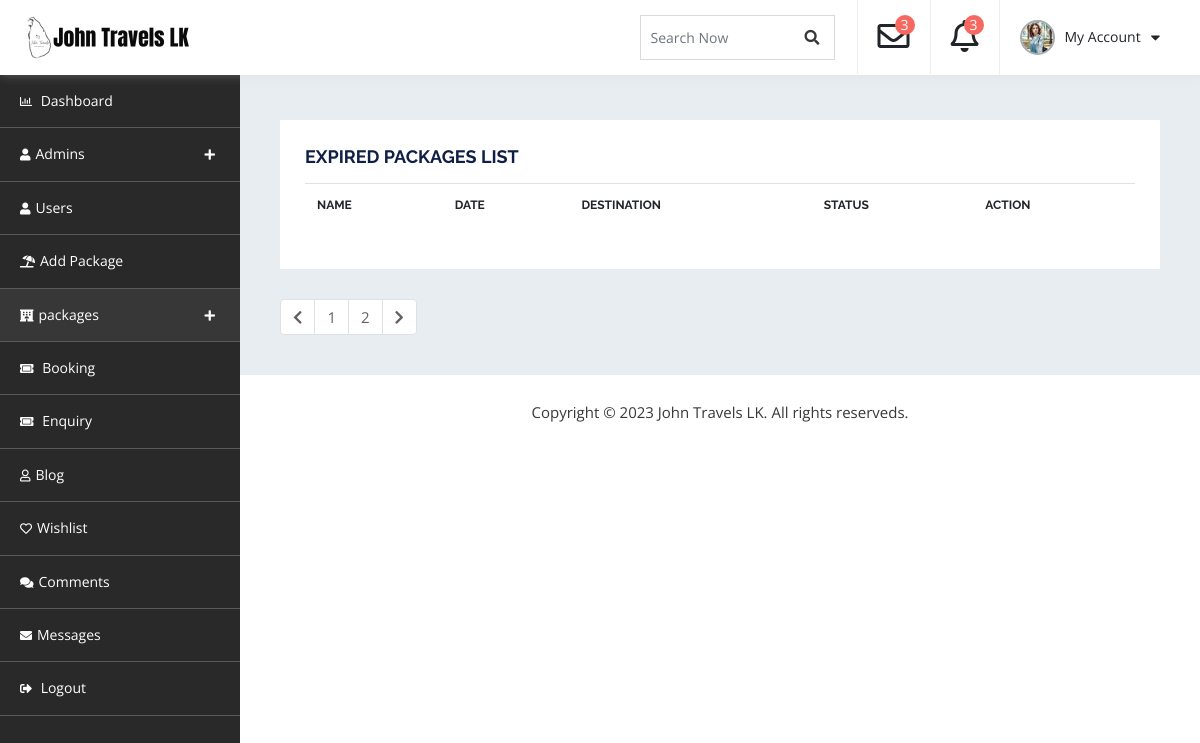
The app's page /admin_dashboard/db-package-expired.php, older data.
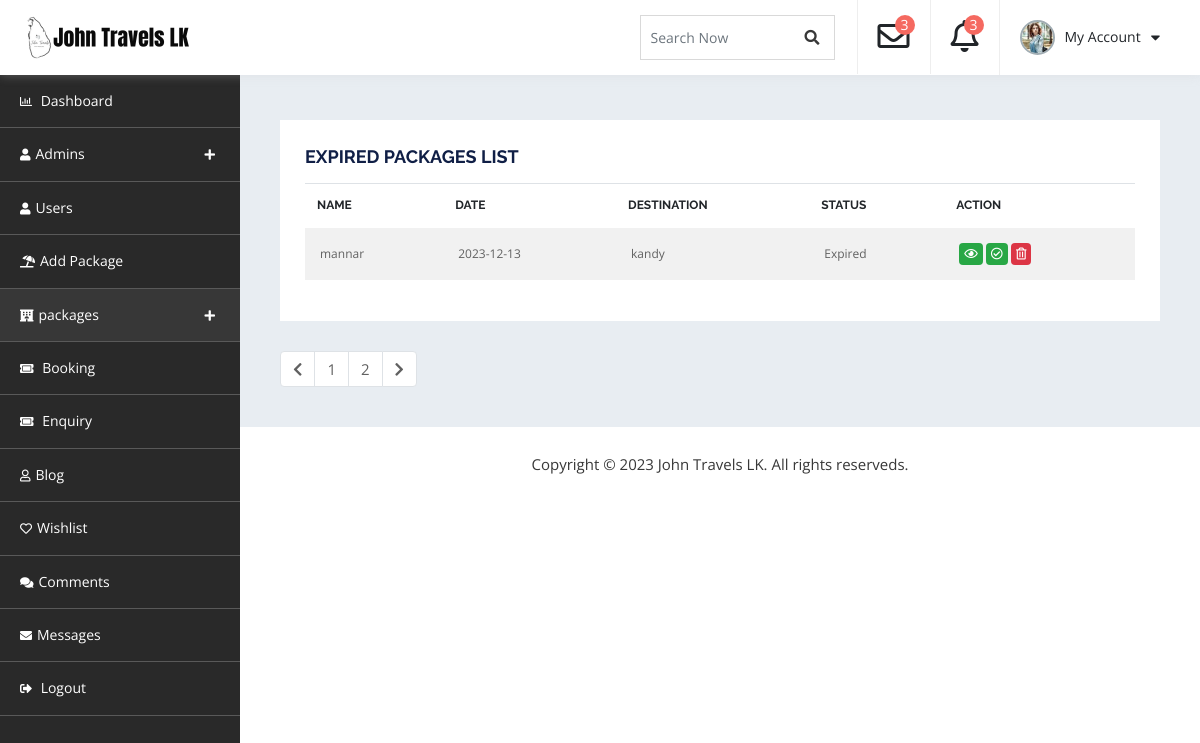
The same page, newer data.
### tables this page shows
CREATE TABLE `package` (
  `Pack_Id` int(11) NOT NULL,
  `Pack_title` varchar(255) NOT NULL,
  `Pack_img` varchar(256) NOT NULL,
  `Description` varchar(255) NOT NULL,
  `Location` varchar(256) NOT NULL,
  `Place_one` varchar(256) NOT NULL,
  `Place_two` varchar(256) NOT NULL,
  `Place_three` varchar(256) NOT NULL,
  `Place_four` varchar(256) NOT NULL,
  `Group_size` int(11) NOT NULL,
  `Days` int(11) NOT NULL,
  `Night` int(11) NOT NULL,
  `Sale_price` int(11) NOT NULL,
  `Reqular_price` int(11) NOT NULL,
  `Discount` int(11) NOT NULL,
  `Category` varchar(255) NOT NULL,
  `Map` varchar(255) NOT NULL,
  `Api_key` varchar(255) NOT NULL,
  `Popular` varchar(255) NOT NULL,
  `Status` varchar(255) NOT NULL DEFAULT 'pending',
  `Trip_date` date NOT NULL,
  `Wish` varchar(255) NOT NULL
);

### admin_dashboard/db-package-expired.php (the view, shortened to what the changed rows need)
<!doctype html>
<html lang="en">
   <head>
      <link rel="stylesheet" href="assets/css/bootstrap.min.css" media="all">
      <link rel="stylesheet" type="text/css" href="assets/css/all.min.css">
      <link rel="stylesheet" type="text/css" href="style.css">
</head>
<body>
    <div id="container-wrapper">
        <div id="dashboard" class="dashboard-container">
            <div class="dashboard-header sticky-header">
                <div class="content-left  logo-section pull-left">
                    <h1><a href="../index.php"><img src="assets/images/logo.png" alt=""></a></h1>
                </div>
            </div>
            <div class="db-info-wrap db-package-wrap">
                <div class="dashboard-box table-opp-color-box">
                            <div class="table-responsive">
                                <table class="table">
                                    <thead>
                                        <tr>
                                            <th>Name</th>
                                            <th>Date</th>
                                            <th>Destination</th>
                                            <th>status</th>
                                            <th>action</th>
                                        </tr>
                                    </thead>
                                    <?php
                                    include "db-connection.php";
                                    $result = mysqli_query($conn,"SELECT * FROM package WHERE Status = 'Expired'");
                                    ?>
                                    <tbody>
                                        <?php
                                    while($row = $result->fetch_assoc()) {
                                        ?>
                                        <tr>
                                        <?php
                                            echo'<td>'.$row["Pack_title"].'</td>';
                                            echo'<td>'.$row["Trip_date"].'</td>';
                                            echo'<td>'.$row["Location"].'</td>';
                                            echo'<td>'.$row["Status"].'</td>';
                                            ?>
                                            <td>
                                                <span class="badge badge-success"><i class="far fa-eye"></i></span>
                                                <span class="badge badge-success"><i class="far fa-check-circle"></i></span>
                                                <span class="badge badge-danger"><i class="far fa-trash-alt"></i></span>
                                            </td>
                                        </tr>
                                        <?php
                                    }
                                        ?>
                                    </tbody>
                                </table>
                            </div>
                            </div>
            </div>
        </div>
    </div>
</body>
</html>

Row changes from the older to the newer data that the page shows:
added package: Pack_title "mannar", Trip_date "2023-12-13", Location "kandy", Status "Expired"
